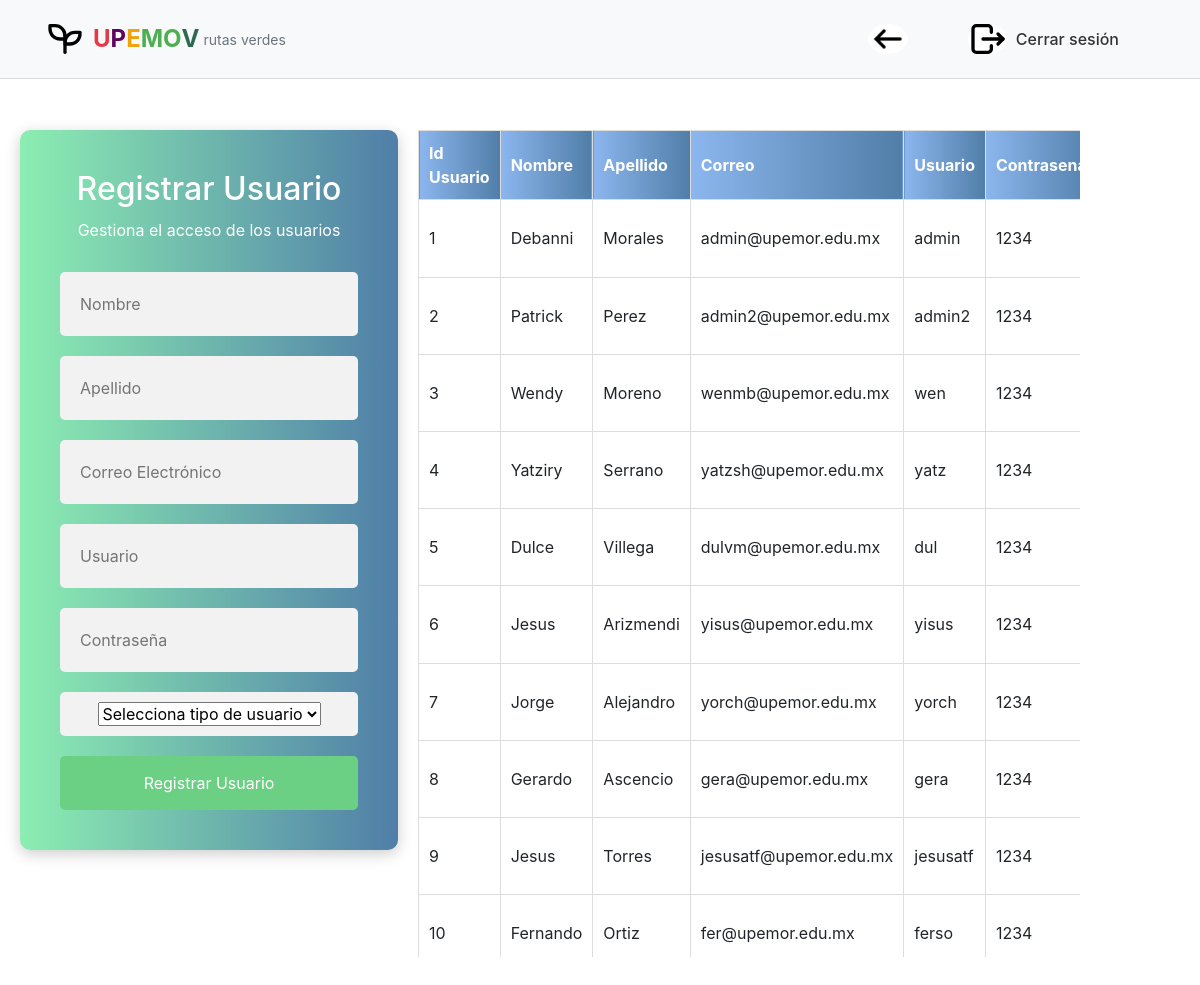
/view/usuarios/crud_usuarios.php, run on the app's committed database.
### tables this page shows
CREATE TABLE usuarios (
  id INT NOT NULL AUTO_INCREMENT PRIMARY KEY,
  nombre TEXT NOT NULL,
  apellido TEXT NOT NULL,
  correo TEXT NOT NULL,
  usuario TEXT NOT NULL,
  contrasena TEXT NOT NULL,
  tipo ENUM('alumno', 'conductor', 'administrador') NOT NULL
);

### view/usuarios/crud_usuarios.php (the view, shortened to what this page needs)
<?php include "../admin/header_admin.php"; ?>
<?php include "../../model/db.php" ?>
<?php include '../usuarios/confirmacion_delete.php'; ?>
<!DOCTYPE html>
<html lang="es">
<head>
    <link rel="stylesheet" href="../../public/css/crud_usuarios.css">
</head>
<body>
    <div class="main-container">
        <div class="form-container">
            <h2>Registrar Usuario</h2>
            <p>Gestiona el acceso de los usuarios</p>
            <form name="frm" action="../../controller/alta_usuario_admin.php" method="post" onsubmit="return validacion();">
                <div class="input">
                    <input type="text" placeholder="Nombre" name="nombre">
                </div>
                <div class="input">
                    <input type="text" placeholder="Apellido" name="apellido">
                </div>
                <div class="input">
                    <input type="email" placeholder="Correo Electrónico" name="correo">
                </div>
                <div class="input">
                    <input type="text" placeholder="Usuario" name="usuario">
                </div>
                <div class="input">
                    <input type="password" placeholder="Contraseña" name="contrasena">
                </div>
                <div class="input">
                    <select name="tipo_usuario">
                        <option value="">Selecciona tipo de usuario</option>
                    </select>
                </div>
                <button type="submit" class="form_btn">Registrar Usuario</button>
            </form>
        </div>
        <div class="table-container">
            <table class="centered-table">
                <thead>
                    <tr>
                        <th>Id Usuario</th>
                        <th>Nombre</th>
                        <th>Apellido</th>
                        <th>Correo</th>
                        <th>Usuario</th>
                        <th>Contrasena</th>
                    </tr>
                </thead>
                <tbody>
                    <?php
                    $sql = "SELECT * FROM usuarios;";
                    $exec = mysqli_query($conn, $sql);
                    while ($rows = mysqli_fetch_array($exec)) {
                    ?>
                        <tr>
                            <td><?php echo $rows['id']; ?></td>
                            <td><?php echo $rows['nombre']; ?></td>
                            <td><?php echo $rows['apellido']; ?></td>
                            <td><?php echo $rows['correo']; ?></td>
                            <td><?php echo $rows['usuario']; ?></td>
                            <td><?php echo $rows['contrasena']; ?></td>
                        </tr>
                    <?php
                    }
                    ?>
                </tbody>
            </table>
        </div>
    </div>
</body>
</html>

### public/css/header.css (style rules this page uses)
body { padding-top: 80px; }

### public/css/crud_usuarios.css (style rules this page uses)
.main-container { display: flex; width: 90%; gap: 20px; padding-top: 50px; }
.form-container { background: linear-gradient(90deg, #8ceeb2, #507ea8); border-radius: 10px; padding: 40px; width: 35%; text-align: center; box-shadow: 0px 4px 15px rgba(0, 0, 0, 0.2); position: sticky; top: 50px; align-self: flex-start; margin-left: 20px; }
h2 { color: white; margin-bottom: 10px; }
p { color: white; margin-bottom: 30px; }
.input { margin-bottom: 20px; background-color: #f2f2f2; border-radius: 5px; padding: 10px; }
input { border: none; outline: none; width: 100%; padding: 10px; background-color: transparent; font-size: 16px; color: #333; }
button { width: 100%; padding: 15px; background-color: #6bd084; border: none; border-radius: 5px; color: white; font-size: 16px; cursor: pointer; }
.table-container { flex: 1; width: 60%; max-height: 70vh; overflow-y: auto; }
.centered-table { margin: 0 auto; border-collapse: collapse; width: 100%; }
.centered-table th { background: linear-gradient(to right, #8cb6ee, #507ea8); color: rgb(255, 255, 255); padding: 10px; border: 1px solid #ddd; }
.centered-table td, .centered-table th { padding: 10px; border: 1px solid #ddd; }

### data on the page
usuarios: id "1", nombre "Debanni", apellido "Morales", correo "admin@upemor.edu.mx", usuario "admin", contrasena "1234"
usuarios: id "2", nombre "Patrick", apellido "Perez", correo "admin2@upemor.edu.mx", usuario "admin2", contrasena "1234"
usuarios: id "3", nombre "Wendy", apellido "Moreno", correo "wenmb@upemor.edu.mx", usuario "wen", contrasena "1234"
usuarios: id "4", nombre "Yatziry", apellido "Serrano", correo "yatzsh@upemor.edu.mx", usuario "yatz", contrasena "1234"
usuarios: id "5", nombre "Dulce", apellido "Villega", correo "dulvm@upemor.edu.mx", usuario "dul", contrasena "1234"
usuarios: id "6", nombre "Jesus", apellido "Arizmendi", correo "yisus@upemor.edu.mx", usuario "yisus", contrasena "1234"
usuarios: id "7", nombre "Jorge", apellido "Alejandro", correo "yorch@upemor.edu.mx", usuario "yorch", contrasena "1234"
usuarios: id "8", nombre "Gerardo", apellido "Ascencio", correo "gera@upemor.edu.mx", usuario "gera", contrasena "1234"
usuarios: id "9", nombre "Jesus", apellido "Torres", correo "jesusatf@upemor.edu.mx", usuario "jesusatf", contrasena "1234"
usuarios: id "10", nombre "Fernando", apellido "Ortiz", correo "fer@upemor.edu.mx", usuario "ferso", contrasena "1234"
